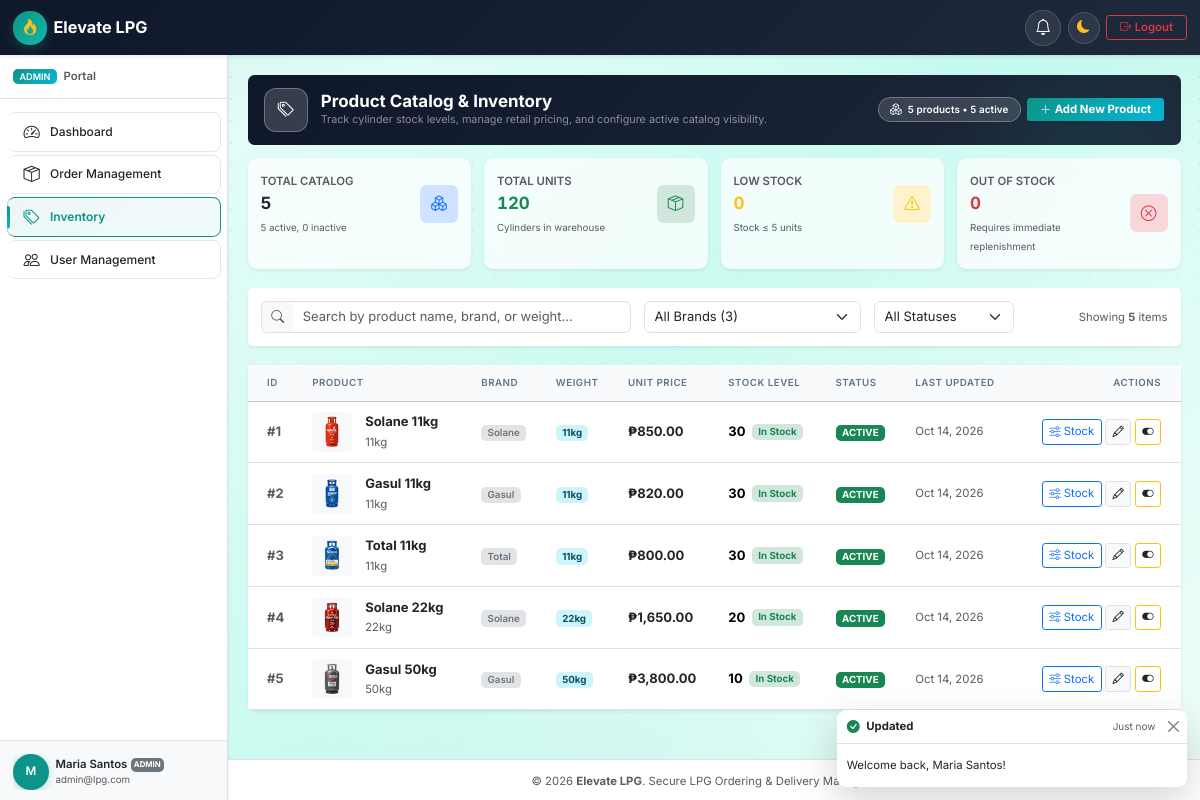
The app's page /pages/admin/inventory.php (signed in) with its own data.
### tables this page shows
CREATE TABLE `products` (
  `id` int(11) NOT NULL AUTO_INCREMENT,
  `name` varchar(255) NOT NULL,
  `brand` varchar(255) NOT NULL,
  `weight` varchar(50) NOT NULL,
  `price` decimal(10,2) NOT NULL,
  `stock` int(10) unsigned NOT NULL DEFAULT 0,
  `image_url` varchar(500) DEFAULT NULL,
  `status` enum('active','inactive') NOT NULL DEFAULT 'active',
  `created_at` timestamp NOT NULL DEFAULT current_timestamp(),
  `updated_at` timestamp NOT NULL DEFAULT current_timestamp() ON UPDATE current_timestamp(),
  PRIMARY KEY (`id`),
  KEY `idx_brand` (`brand`),
  KEY `idx_status` (`status`)
);

### pages/admin/inventory.php (the view, shortened to what the rows shown need)
<?php
require_once __DIR__ . '/../../includes/helpers.php';
require_once __DIR__ . '/../../classes/Product.php';
$db = Database::connect();
$productModel = new Product($db);
$products = $productModel->getAll();
require_once __DIR__ . '/../../templates/header.php';
?>
<div class="container-fluid px-0" id="adminInventoryContainer">
    <div class="card border-0 shadow-sm rounded-3" data-aos="fade-up">
        <div class="card-body p-0">
            <?php if (empty($products)): ?>
                <div class="text-center py-5 px-3">
                    <div class="mb-3 text-muted">
                        <i class="bi bi-tags fs-1 opacity-50"></i>
                    </div>
                    <h5 class="fw-bold">No products in inventory</h5>
                    <p class="text-muted small mb-3">Add your first LPG cylinder product to start selling.</p>
                    <button type="button" class="btn btn-primary btn-sm px-4" data-bs-toggle="modal" data-bs-target="#addProductModal">
                        <i class="bi bi-plus-lg me-1"></i>Add Product
                    </button>
                </div>
            <?php else: ?>
                <div class="table-responsive">
                    <table class="table table-hover align-middle mb-0" id="adminInventoryTable">
                        <thead class="table-light">
                            <tr>
                                <th class="ps-4">ID</th>
                                <th>Product</th>
                                <th>Brand</th>
                                <th>Weight</th>
                                <th>Unit Price</th>
                                <th>Stock Level</th>
                                <th>Status</th>
                                <th>Last Updated</th>
                                <th class="text-end pe-4">Actions</th>
                            </tr>
                        </thead>
                        <tbody>
                            <?php foreach ($products as $prod): ?>
                                <?php
                                $pId = (int)$prod['id'];
                                $pStock = (int)$prod['stock'];
                                $pPrice = (float)$prod['price'];
                                $pStatus = (string)$prod['status'];
                                $isActive = ($pStatus === 'active');
                                ?>
                                <tr class="admin-inventory-row"
                                    data-id="<?= $pId ?>"
                                    data-name="<?= e($prod['name']) ?>"
                                    data-brand="<?= e($prod['brand']) ?>"
                                    data-weight="<?= e($prod['weight']) ?>"
                                    data-price="<?= $pPrice ?>"
                                    data-stock="<?= $pStock ?>"
                                    data-image="<?= e($prod['image_url'] ?? '') ?>"
                                    data-status="<?= e($pStatus) ?>">
                                    <td class="ps-4 fw-bold text-muted">#<?= $pId ?></td>
                                    <td>
                                        <div class="d-flex align-items-center gap-3">
                                            <div class="app-product-icon p-1 bg-light rounded text-center flex-shrink-0 overflow-hidden" style="width: 40px; height: 40px;">
                                                <?php if (!empty($prod['image_url']) && is_file(dirname(__DIR__, 2) . '/' . ltrim($prod['image_url'], '/'))): ?>
                                                    <img src="<?= e(asset($prod['image_url'])) ?>" alt="<?= e($prod['name']) ?>" class="rounded" style="width: 100%; height: 100%; object-fit: cover;">
                                                <?php else: ?>
                                                    <i class="bi bi-fire text-warning fs-5"></i>
                                                <?php endif; ?>
                                            </div>
                                            <div>
                                                <div class="fw-bold text-dark"><?= e($prod['name']) ?></div>
                                                <small class="text-muted"><?= e($prod['weight']) ?></small>
                                            </div>
                                        </div>
                                    </td>
                                    <td>
                                        <span class="badge bg-secondary-subtle text-secondary fw-semibold"><?= e($prod['brand']) ?></span>
                                    </td>
                                    <td>
                                        <span class="badge bg-info-subtle text-info-emphasis"><?= e($prod['weight']) ?></span>
                                    </td>
                                    <td class="fw-bold text-dark">
                                        <?= e(format_currency($pPrice)) ?>
                                    </td>
                                    <td>
                                        <div class="d-flex align-items-center gap-2">
                                            <span class="fw-bold fs-6"><?= $pStock ?></span>
                                            <?php if ($pStock === 0): ?>
                                                <span class="badge bg-danger">Out of Stock</span>
                                            <?php elseif ($pStock <= 5): ?>
                                                <span class="badge bg-warning text-dark">Low Stock</span>
                                            <?php else: ?>
                                                <span class="badge bg-success-subtle text-success">In Stock</span>
                                            <?php endif; ?>
                                        </div>
                                    </td>
                                    <td>
                                        <span class="badge <?= $isActive ? 'bg-success' : 'bg-secondary' ?> text-uppercase px-2 py-1">
                                            <?= e($pStatus) ?>
                                        </span>
                                    </td>
                                    <td class="text-muted small">
                                        <?= e(format_date($prod['updated_at'], 'M d, Y')) ?>
                                    </td>
                                    <td class="text-end pe-4">
                                        <div class="d-inline-flex gap-1">
                                            <button type="button"
                                                    class="btn btn-outline-primary btn-sm p-1 px-2 btn-open-stock-modal"
                                                    data-id="<?= $pId ?>"
                                                    data-name="<?= e($prod['name']) ?>"
                                                    data-stock="<?= $pStock ?>"
                                                    data-price="<?= $pPrice ?>"
                                                    title="Quick Adjust Stock & Price">
                                                <i class="bi bi-sliders"></i> Stock
                                            </button>
                                            <button type="button"
                                                    class="btn btn-light btn-sm p-1 px-2 border btn-open-edit-modal"
                                                    data-id="<?= $pId ?>"
                                                    data-name="<?= e($prod['name']) ?>"
                                                    data-brand="<?= e($prod['brand']) ?>"
                                                    data-weight="<?= e($prod['weight']) ?>"
                                                    data-price="<?= $pPrice ?>"
                                                    data-stock="<?= $pStock ?>"
                                                    data-image="<?= e($prod['image_url'] ?? '') ?>"
                                                    data-status="<?= e($pStatus) ?>"
                                                    title="Edit Product Details">
                                                <i class="bi bi-pencil"></i>
                                            </button>
                                            <form action="<?= url('pages/admin/inventory.php') ?>" method="POST" class="d-inline">
                                                <button type="submit"
                                                        class="btn btn-sm p-1 px-2 <?= $isActive ? 'btn-outline-warning text-dark' : 'btn-outline-success' ?>"
                                                        title="<?= $isActive ? 'Deactivate Product' : 'Activate Product' ?>"
                                                        data-confirm="<?= $isActive ? 'Deactivate ' . e($prod['name']) . '? It will be hidden from customer ordering.' : 'Activate ' . e($prod['name']) . '? It will be available for customers to order.' ?>"
                                                        data-confirm-title="<?= $isActive ? 'Deactivate Product' : 'Activate Product' ?>"
                                                        data-confirm-icon="bi-toggle-<?= $isActive ? 'off' : 'on' ?>"
                                                        data-confirm-btn-class="<?= $isActive ? 'btn-warning' : 'btn-success' ?>">
                                                    <i class="bi <?= $isActive ? 'bi-toggle-on' : 'bi-toggle-off' ?>"></i>
                                                </button>
                                            </form>
                                        </div>
                                    </td>
                                </tr>
                            <?php endforeach; ?>
                        </tbody>
                    </table>
                </div>
            <?php endif; ?>
        </div>
    </div>
</div>
<?php
require_once __DIR__ . '/../../templates/footer.php';
?>

### records on screen
products: id "1", image_url (picture), name "Solane 11kg", weight "11kg", brand "Solane", price "₱850.00", stock "30", shows "In Stock", status "ACTIVE", updated_at "Oct 14, 2026"
products: id "2", image_url (picture), name "Gasul 11kg", weight "11kg", brand "Gasul", price "₱820.00", stock "30", shows "In Stock", status "ACTIVE", updated_at "Oct 14, 2026"
products: id "3", image_url (picture), name "Total 11kg", weight "11kg", brand "Total", price "₱800.00", stock "30", shows "In Stock", status "ACTIVE", updated_at "Oct 14, 2026"
products: id "4", image_url (picture), name "Solane 22kg", weight "22kg", brand "Solane", price "₱1,650.00", stock "20", shows "In Stock", status "ACTIVE", updated_at "Oct 14, 2026"
products: id "5", image_url (picture), name "Gasul 50kg", weight "50kg", brand "Gasul", price "₱3,800.00", stock "10", shows "In Stock", status "ACTIVE", updated_at "Oct 14, 2026"

### other values on screen
$appName "Elevate LPG"
$role "ADMIN"
$item['label'] "Dashboard"
$item['label'] "Order Management"
$item['label'] "Inventory"
$item['label'] "User Management"
$initial "M"
$userName "Maria Santos"
$userEmail "admin@lpg.com"
$totalProducts "5"
$activeCount "5"
$inactiveCount "0"
$totalUnitsInStock "120"
$lowStockCount "0"
$outOfStockCount "0"
